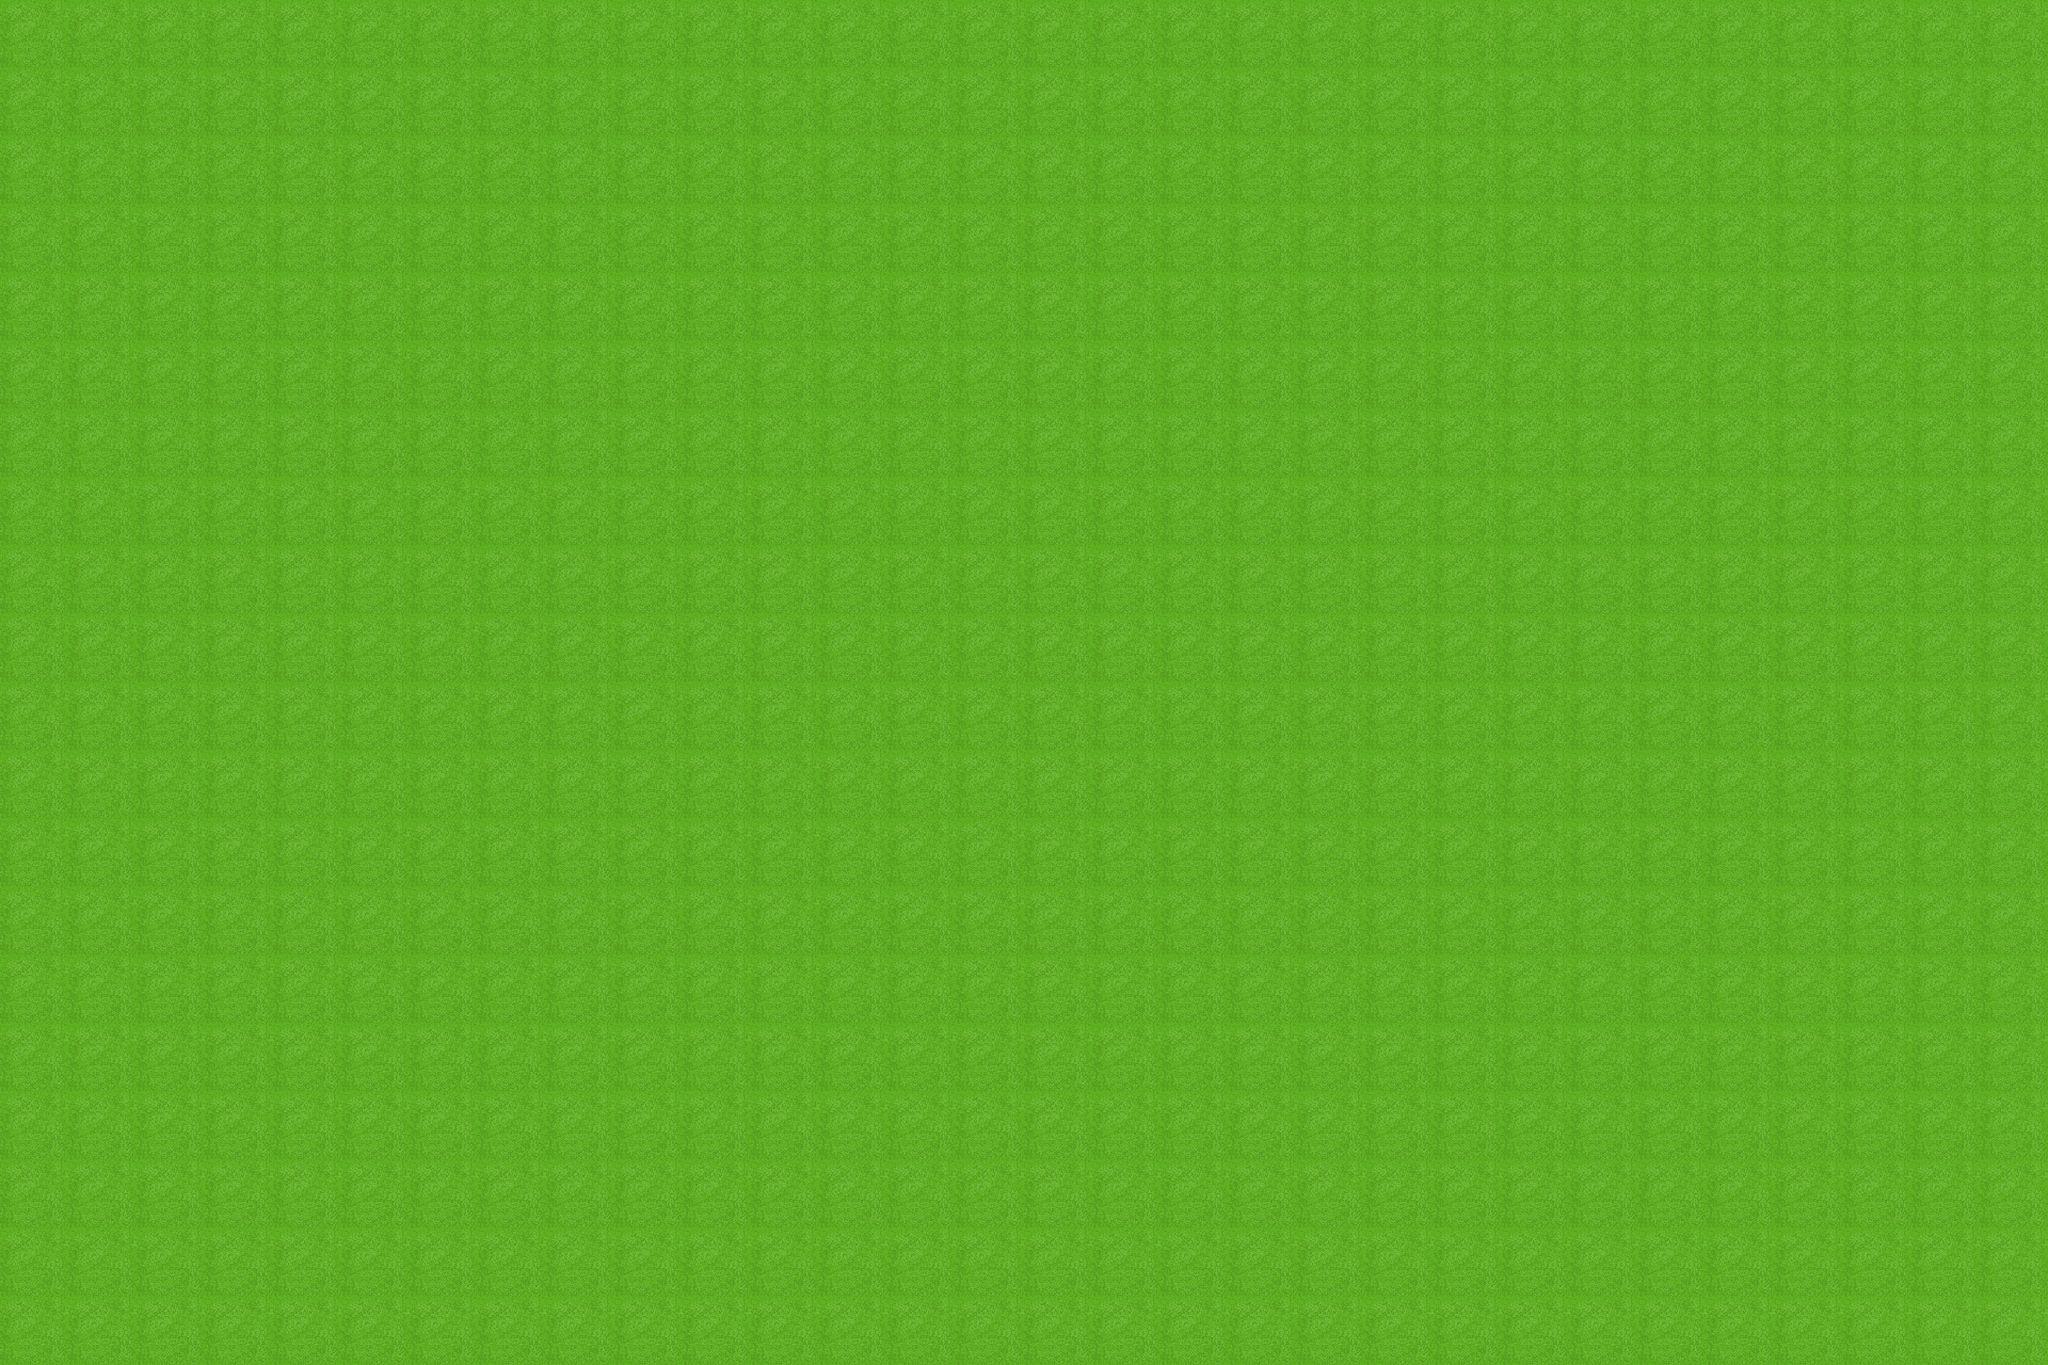

This is a level from a 2D game, rendered from its Tiled map with the project's own tilesets. A one-line summary and the map file follow, with tile-layer data summarised:
An orthogonal 30x20 tile map with 128x128 px tiles, 2 tile layers (Tile Layer 1, Tile Layer 2).

<map version="1.10" tiledversion="1.10.2" orientation="orthogonal" renderorder="right-up" width="30" height="20" tilewidth="128" tileheight="128" infinite="0" nextlayerid="3" nextobjectid="1">
 <tileset firstgid="1" source="tileSets/GrassAndWater.tsx" />
 <layer id="1" name="Tile Layer 1" width="30" height="20">
  <data>[600 cells, 0 non-empty, 0 distinct tile ids]</data>
 </layer>
 <layer id="2" name="Tile Layer 2" width="30" height="20">
  <data>[600 cells, 600 non-empty, 1 distinct tile ids]</data>
 </layer>
</map>
